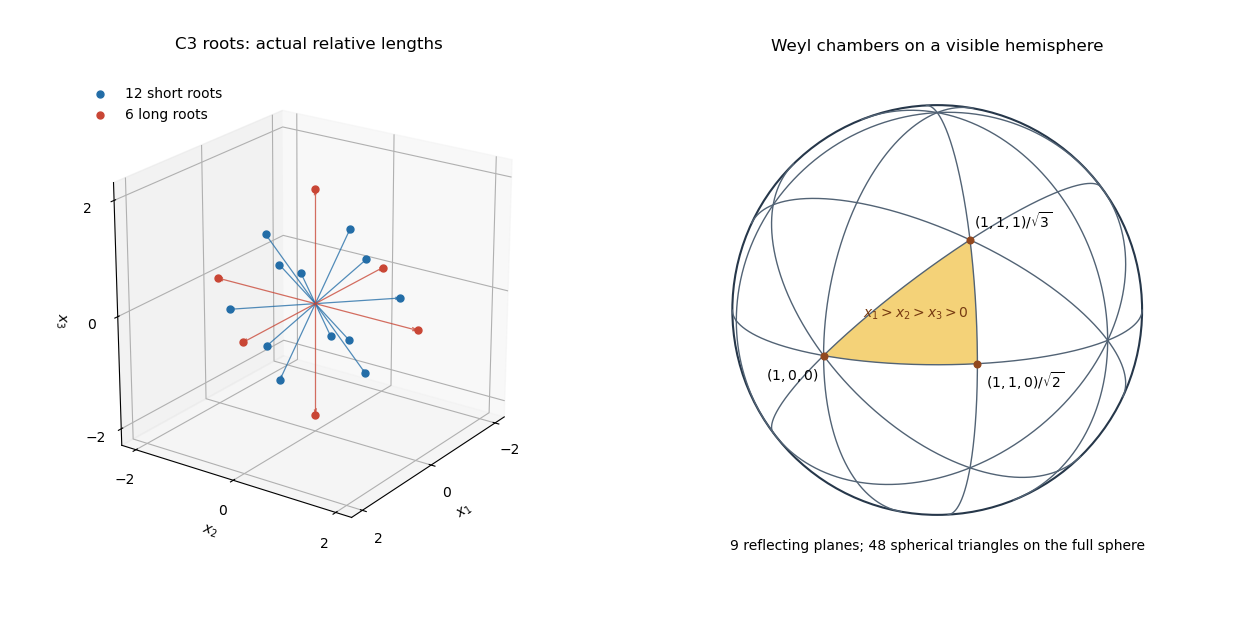

The Python source for this figure:
"""Original C3 diagram. Tested Python 3.14.4, NumPy 2.3.5, Matplotlib 3.10.7.
Writes only paper-1-c3-roots-chambers.png in the current directory.
The caller's MPLCONFIGDIR is preserved; no environment mutation is needed.
"""
from itertools import combinations, product
import numpy as np
import matplotlib
matplotlib.use('Agg')
import matplotlib.pyplot as plt
from matplotlib.patches import Polygon, Circle

def unit(x):
    x=np.asarray(x,dtype=float)
    return x/np.linalg.norm(x)

E=np.eye(3)
long=np.array([2*s*E[i] for i in range(3) for s in (-1,1)])
short=np.array([s*E[i]+t*E[j] for i,j in combinations(range(3),2) for s,t in product((-1,1),repeat=2)])
fig=plt.figure(figsize=(12.4,6.2),dpi=100,facecolor='white')
ax=fig.add_subplot(121,projection='3d')
for roots,col,label in ((short,'#236da7','12 short roots'),(long,'#c94635','6 long roots')):
    ax.quiver(np.zeros(len(roots)),np.zeros(len(roots)),np.zeros(len(roots)),roots[:,0],roots[:,1],roots[:,2],color=col,alpha=.78,arrow_length_ratio=.055,linewidth=.9)
    ax.scatter(*roots.T,s=25,color=col,label=label,depthshade=False)
for i in range(3):
    p=2.22*E[i]
    # Coordinate axes already label directions; no crowded tip annotations.
ax.set(xlim=(-2.3,2.3),ylim=(-2.3,2.3),zlim=(-2.3,2.3),xlabel='$x_1$',ylabel='$x_2$',zlabel='$x_3$')
ax.set_box_aspect((1,1,1))
ax.view_init(elev=22,azim=35)
ax.set_xticks([-2,0,2]);ax.set_yticks([-2,0,2]);ax.set_zticks([-2,0,2])
ax.set_title('C3 roots: actual relative lengths',pad=18)
ax.legend(loc='upper left',frameon=False,fontsize=10)

bx=fig.add_subplot(122)
n=unit([3,2,1]);u=unit([-2,3,0]);v=np.cross(n,u)
def project(points):
    points=np.asarray(points)
    return np.stack((points@u,points@v),axis=-1)
verts=[E[0],unit([1,1,0]),unit([1,1,1])]
def arc(a,b,count=120):
    t=np.linspace(0,1,count)
    points=(1-t[:,None])*a+t[:,None]*b
    return points/np.linalg.norm(points,axis=1)[:,None]
boundary=np.concatenate([arc(verts[i],verts[(i+1)%3]) for i in range(3)])
bx.add_patch(Polygon(project(boundary),closed=True,facecolor='#f3ce69',edgecolor='none',alpha=.9))
# All nine reflecting planes; each great circle is drawn only on the visible hemisphere.
normals=list(E)+[E[i]+s*E[j] for i,j in combinations(range(3),2) for s in (-1,1)]
for normal in normals:
    normal=unit(normal)
    seed=E[np.argmin(abs(normal))]
    a=unit(np.cross(normal,seed));b=np.cross(normal,a)
    theta=np.linspace(0,2*np.pi,1600)
    pts=np.cos(theta)[:,None]*a+np.sin(theta)[:,None]*b
    p=project(pts)
    p[pts@n < -1e-8]=np.nan
    bx.plot(p[:,0],p[:,1],color='#526375',lw=1)
bx.add_patch(Circle((0,0),1,fill=False,edgecolor='#26374a',lw=1.5))
for point,label,offset in zip(verts,['$(1,0,0)$',r'$(1,1,0)/\sqrt{2}$',r'$(1,1,1)/\sqrt{3}$'],[(-.28,-.12),(.04,-.12),(.02,.06)]):
    x,y=project(point)
    bx.scatter(x,y,s=23,color='#92481e',zorder=6)
    bx.text(x+offset[0],y+offset[1],label,fontsize=10,zorder=7)
center=project(unit([3,2,1]))
bx.text(center[0]-.36,center[1]-.035,'$x_1>x_2>x_3>0$',fontsize=10,color='#773b12')
bx.set_aspect('equal');bx.set_xlim(-1.15,1.15);bx.set_ylim(-1.15,1.15);bx.axis('off')
bx.set_title('Weyl chambers on a visible hemisphere',pad=17)
bx.text(0,-1.17,'9 reflecting planes; 48 spherical triangles on the full sphere',ha='center',fontsize=10)
fig.subplots_adjust(left=.025,right=.98,top=.88,bottom=.12,wspace=.13)
fig.savefig('paper-1-c3-roots-chambers.png',dpi=100,facecolor='white',transparent=False)
plt.close(fig)
